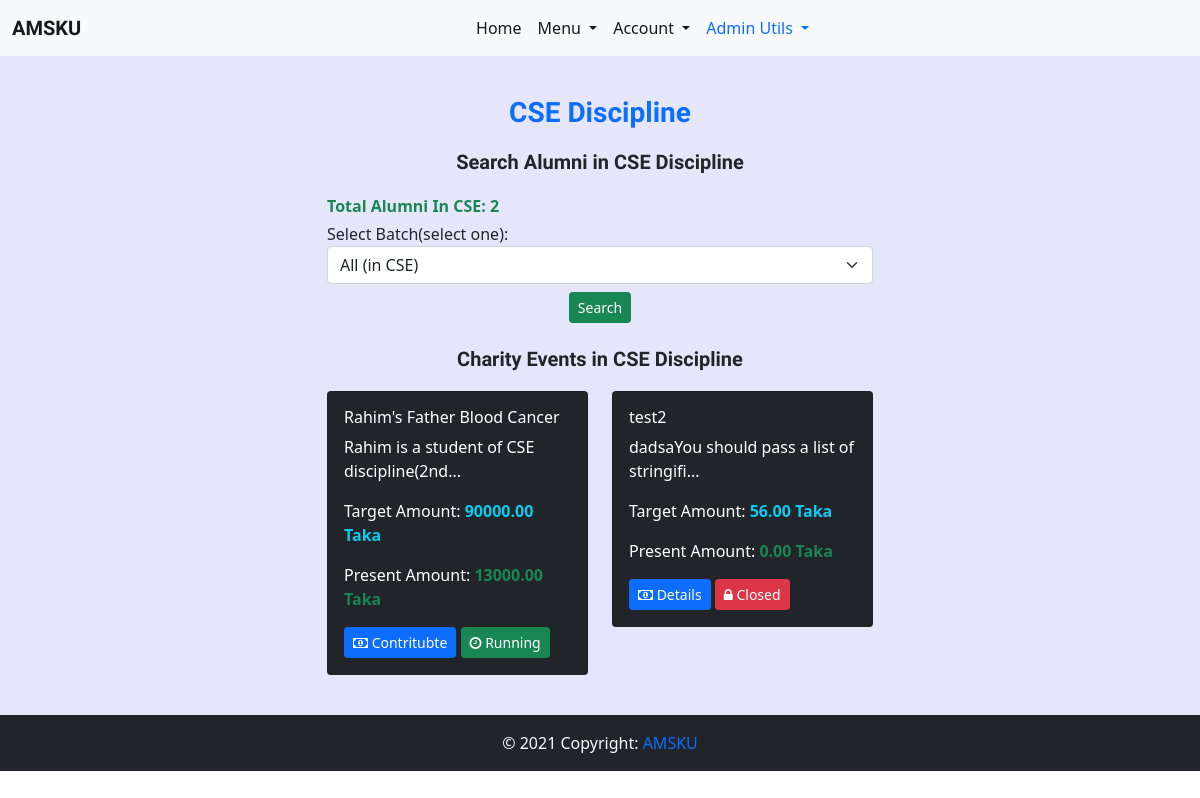
Before: /discipline/ (signed in) with the older database file.
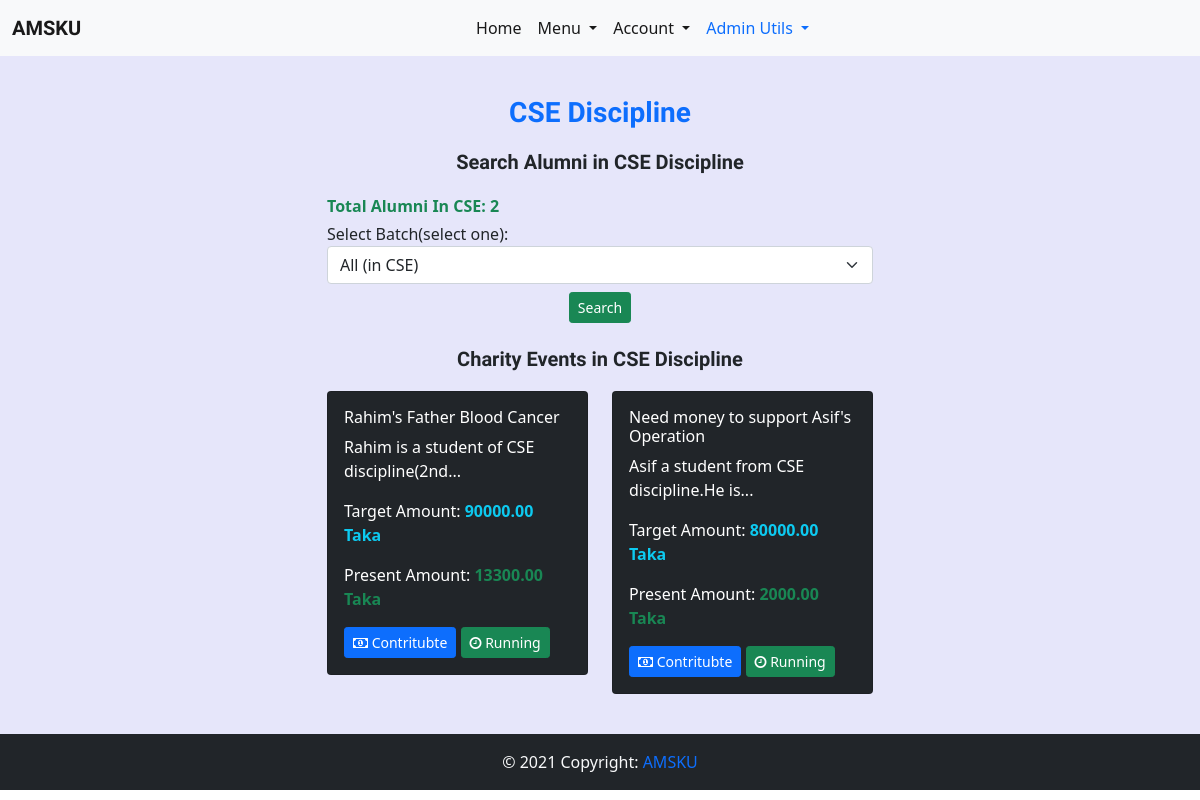
After: the same page with the newer database file.
### charity_events/models.py (models this page shows)
class Event(models.Model):
    discipline_list = ['Architecture','CSE','ECE','Math','URP','Physics','Chemistry','Stat','Pharmacy','BGE','FWT','FMRT','Agrotechnology','ES','SWE','BAD','HRM','DP','PM','DS','History','English','Bangla','IER','Sculpture','Econ','Sociology','MCJ','Law']
    Discipline_Choices = []
    for x in discipline_list:
        Discipline_Choices.append((x,x))
    headline = models.CharField(max_length=200)
    description = models.TextField()
    created_on = models.DateTimeField(default=datetime.now)
    discipline = models.CharField(max_length=255,choices=Discipline_Choices,blank=True)
    target_amount = models.DecimalField(max_digits=15, decimal_places=2)
    present_amount = models.DecimalField(max_digits=15, decimal_places=2,default=0)
    running = models.BooleanField(default=True)
    def __str__(self):
        return self.headline

### home/views.py (the view)
# urls.py: path('discipline/',discipline_view,name='discipline_view'),
@login_required
@check_profile
def discipline_view(request):
    discipline = request.user.alumni_profile.discipline
    total_alumni = Alumni_Profile.objects.filter(Q(discipline=discipline) & Q(is_verified=True)).count()
    batch = list(Alumni_Profile.objects.values_list('batch',flat=True).filter(Q(is_verified=True) & Q(discipline=discipline)))
    batch.sort()
    batch.insert(0,f'All (in {discipline})')
    events = Event.objects.filter(discipline=discipline)
    print(events)
    context = {
        'discipline':discipline,
        'total_alumni': total_alumni,
        'batches': batch,
        'events':events,
    }
    return render(request,'home/discipline_view.html',context)

### home/context_processors.py (called while the page is built)
def add_variable_to_context(request):
    current_news_letter = News_Letter.objects.all().order_by('-start_date').first()
    return {
        'current_newsletter':current_news_letter,
    }

### templates/home/discipline_view.html (shortened to what this page needs)
{% extends 'base.html' %}
{% block content %}
<h3 class="header text-primary">{{discipline}} Discipline</h3>
<div class="row justify-content-center">
    <div class="col-sm-6">
        <h5 class='header'>Search Alumni in {{discipline}} Discipline</h5>
        <p class='fw-bold text-success mb-1'>Total Alumni In {{discipline}}: {{total_alumni}}</p>
        <form class='mb-4' action="{% url 'home:search_result_discipline' %}" method="POST">
                <div class="form-group">
                    <label for="sel1">Select Batch(select one):</label>
                    <select class="form-select" id="sel1" name="batch">
                        {% for batch in batches %}
                        <option value="{{batch}}">{{batch}}</option>
                        {% endfor %}
                    </select>
                    <div class="d-flex justify-content-center mt-2">
                        <button type="submit" class="btn btn-success btn-sm">Search</button>
                    </div>
            </div>
        </form>
        <h5 class='header'>Charity Events in {{discipline}} Discipline</h5>
        {% if  events %}
        <div class="row">
            {% for event in events %}
                <div class="col-sm-6 mb-3">
                    <div class="card bg-dark text-white">
                        <div class="card-body">
                            <h6>{{event.headline}}</h6>
                            <p>{{event.description| slice:40}}...</p>
                            <p>Target Amount: <span class="text-info fw-bold">{{event.target_amount}} Taka</span> </p>
                            <p>Present Amount: <span class="text-success fw-bold">{{event.present_amount}} Taka</span></p>
                            {% if event.running %}
                            <a href={% url 'charity_events:detail_view' event.id %}><button class='btn btn-primary btn-sm'><i class='fa fa-money'></i> Contritubte</button></a>
                            <button class='btn btn-success btn-sm'><i class='fa fa-clock-o'></i> Running</button>
                            {% else %}
                            <a href={% url 'charity_events:detail_view' event.id %}><button class='btn btn-primary btn-sm'><i class='fa fa-money'></i> Details</button></a>
                            <button class='btn btn-danger btn-sm'><i class='fa fa-lock'></i> Closed</button>
                            {% endif %}
                        </div>
                    </div>
                </div>
                {% endfor %}
            </div>
        {% else %}
        <h5 class="header text-danger">Sorry! There are no charity events in {{discipline}} discipline</h5>
        {% endif %}
    </div>
</div>
{% endblock content %}

Changed rows visible on the page:
no longer on this page (row edited): Event: headline "test2", description "dadsaYou should pass a list of stringifi", target_amount "56.00", present_amount "0.00", running False (drawn)
changed Event "Rahim's Father Blood Cancer": present_amount "13000.00" → "13300.00"
added Event: headline "Need money to support Asif's Operation", description "Asif a student from CSE discipline.He is", target_amount "80000.00", present_amount "2000.00", running True (drawn)
